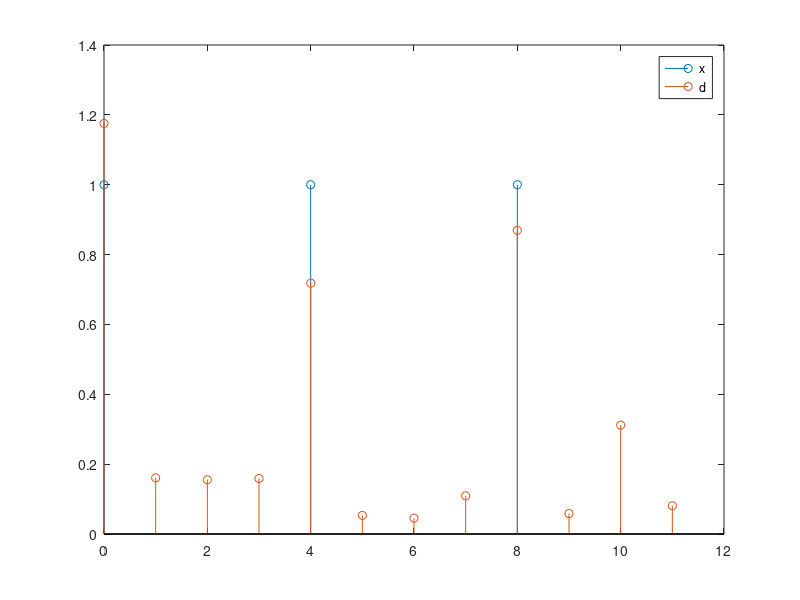
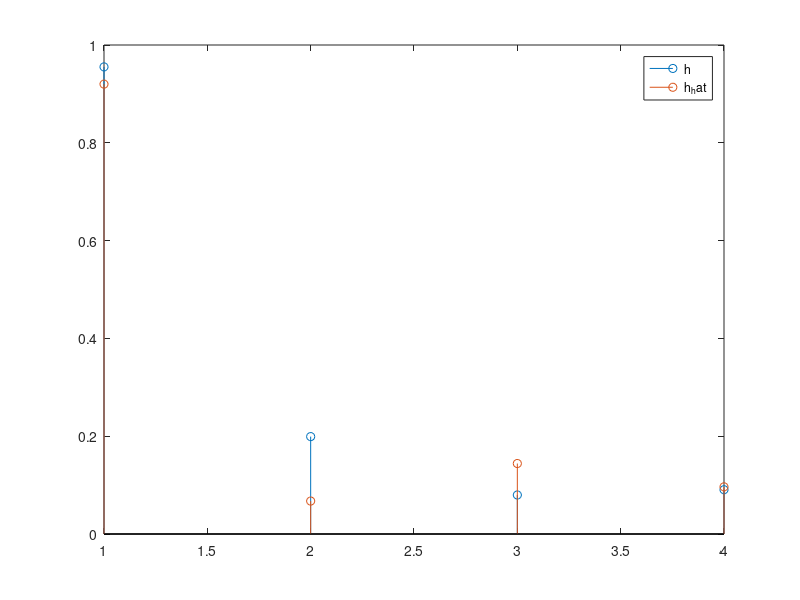

These figures' MATLAB source, in order:
%% Impulse response estimation
% We are at the receiver, we know what the sender is sending and we try to
% estimate it with the LS method (for reference, see page 244).

% Note: As the receiver, we do _not_ know neither N_h nor sigma_w

clear all
close all
clc

% To observe L samples, we need to send L+N-1 samples of the training
% sequence {x(0), ..., x((N-1)+(L-1))}
% TODO Try multiple combinations. Generally, L = 2*N
L = 3; % Length of the observation 
N = 1; % Length of the impulse response of the channel

%% Generate training sequence
% The x sequence must be a partially repeated M-L sequence of length L. We
% need it to have size L+N-1.
% this holds for L = 15
r = log2(L+1);
p = zeros(L,1);
p(1:r) = ones(1,r).'; % Set arbitrary initial condition
for l = r+1:(L)
    p(l) = xor(p(l-1), p(l-2));
end
clear l

x = [p; p(1:N-1)];
x(x == 0) = -1;

% Construct a PN object
% h = commsrc.pn('GenPoly', [4 3 0]);
% set(h, 'NumBitsOut', 1);
% set(h, 'InitialStates', ones(4,1));
% 
% mls = zeros(1,L);
% for k = 1:L
%     mls(k) = generate(h);
% end

%% Generate gi

N_h = 4; 
a_dopp = [1, -4.4153, 8.6283, -9.4592, 6.1051, -1.3542, -3.3622, 7.2390, ...
    -7.9361, 5.1221, -1.8401, 2.8706e-1];
b_dopp = [1.3651e-4, 8.1905e-4, 2.0476e-3, 2.7302e-3, 2.0476e-3, 9.0939e-4, ...
    6.7852e-4, 1.3550e-3, 1.8076e-3, 1.3550e-3, 5.3726e-4, 6.1818e-5, -7.1294e-5, ...
    -9.5058e-5, -7.1294e-5, -2.5505e-5, 1.3321e-5, 4.5186e-5, 6.0248e-5, 4.5186e-5, ...
    1.8074e-5, 3.0124e-6];
[h_dopp, t_dopp] = impz(b_dopp, a_dopp);
Tc = 1; % This is the smallest time interval we want to simulate
T = 4*Tc;   % Time sampling interval of the input of the channel
Kdb = 3; % 3 dB
K = 10^(Kdb/10);
fd = 5*10^-3/T; % doppler frequency
Tq = Tc; % Fundamental sampling time. This is the same as Tc, right???
% We stick to anastasopolous chugg paper (1997) and choose Tp such that
% fd*Tp = 0.1
tau_rms = 0.3*T;  % Tc = 1, as it is the fundamental sampling time
tau = 0:Tc:N_h-1;
Tp = 1/10 * (1/fd) * Tq; % Sampling time used for filtering the white noise
pdp_gauss = 1/tau_rms * exp(-tau/tau_rms);

C = sqrt(K/(K+1));
% normalize pdp: it must be sum(E[|gtilde_i|^2]) = 1 - C^2
pdp_gauss = pdp_gauss.*(1-C^2)/sum(pdp_gauss);

M_d = sum(pdp_gauss);

snr = 10; % db
snr_lin = 10^(snr/10);
sigma_w = 1/(T/Tc*snr);


fprintf('fd * Tp = %d \n', Tp*fd);
g_samples_needed = 200000; % Some will be dropped because of transient
w_samples_needed = ceil(g_samples_needed / Tp);
transient = ceil(g_samples_needed/4);

% Generate complex-valued Gaussian white noise with zero mean and unit
% variance
%rng('default');
g_mat = zeros(N_h, g_samples_needed - transient);
for ray = 1:N_h    
    w = wgn(w_samples_needed,1,0,'complex');
    fprintf('variance of white noise=%d \n', var(w))
    % Filter the wgn with a narrowband filter. The filter will have the
    % classical Doppler spectrum in the frequency domain, with f_d * Tc = 1.25*10^-3
    % By using the approach suggested in anastchugg97 we use an iir filter
    % with known coefficients which is the convolution of a Cheby lowpass and a shaping filter.
    % Note that it is
    % possible to initialize properly the filters, consider doing it in
    % following versions since it allows to start in steady state conditions
    % and avoid dropping about many samples (it is a very cool thing!)
    gprime = filter(b_dopp, a_dopp, w);
    fprintf('g %d after iterpolation has mean %d and variance %d  \n', ray, mean(gprime), var(gprime));
    %Gpr = fft(gprime);
    %figure, plot(20*log10(abs(Gpr)))
    
    % Interpolation
    t = 1:length(gprime);
    t_fine = Tq/Tp:Tq/Tp:length(gprime);
    
    g_fine = interp1(t, gprime, t_fine, 'spline');
    fprintf('g %d after iterpolation has mean %d and variance %d  \n', ray, mean(g_fine), var(g_fine));
    % Drop the transient
    g_mat(ray, :) = g_fine(transient+1:end);
end

% Energy scaling
for k = 1:N_h
    g_mat(k, :) = g_mat(k, :)*sqrt(pdp_gauss(k));
end

% Only for LOS component
g_mat(1, :) = g_mat(1, :) + C;

%% Generate desired signal via a polyphase implementation
d = zeros(T*length(x),1);
for k = 0:length(x)-1
    % Generate white noise
    w = wgn(4, 1, 10*log10(1/40), 'complex');
    for idx = 0:N_h-1
        d(k*T + idx*Tc + 1) = g_mat(idx+1,k*T + idx*Tc+1) * x(k+1) + w(idx+1); 
    end
end

figure, stem(0:T:(length(d)-1), abs(x)), hold on, stem(0:Tc:length(d)-1, abs(d));
legend('x', 'd');

% Using the data matrix (page 246), easier implementation
h_hat = zeros(N_h-1,1);
for idx = 0:(N_h-1)
    I = zeros(L,N);
    for column = 1:N
        I(:,column) = x(N-column+1:(N+L-column));
    end
    o = d((idx + 1):(N_h):end);
    
    Phi = I'*I;
    theta = I'*o;
    
    h_hat(idx+1) = inv(Phi) * theta.';
end
figure, stem(abs(g_mat(:,1))), hold on, stem(abs(h_hat));
legend('h', 'h_hat');

% NOTE: the training sequence is defined in T, while the channel and the
% receiver operate in Tc = T/4
% Thus it is necessary to define the polyphase realization of the system
% and perform 4 estimation problems "in parallel"

% A trivial (very bad for Benvenuto) implementation in theory would be
% d0(kT + 0Tc) = g0(kT + 0Tc)x(kT) + eventually other terms at distance 4
% d1(kT + 1Tc) = g1(kT + 1Tc)x(kT)
% d2(kT + 2Tc) = g1(kT + 2Tc)x(kT)
% d3(kT + 1Tc) = g1(kT + 3Tc)x(kT) = 0 always?

% h = rand(N,1);
% d = zeros(N+L, 1);
% w = rand(N+L, 1);
% for k = N:(N+L)
%     %d(k) 
% end


% NITER = 5000;
% for iii=1:NITER
%     for k = 0:length(x)-1
%         % Generate white noise
%         w = wgn(4, 1, 10*log10(1/40), 'complex');
%         
%         % Generate d
%         d(k*T + 1) = g_mat(1,(iii-1)*length(x)*T + k*T+1)*x(k+1) + w(1);
%         d(k*T + Tc + 1) = g_mat(2,(iii-1)*length(x)*T +k*T + Tc+1) * x(k+1) + w(2);
%         d(k*T + 2*Tc + 1) = g_mat(3,(iii-1)*length(x)*T +k*T + 2*Tc+1) * x(k+1) + w(3);
%         d(k*T + 3*Tc + 1) = w(4); %g_mat(4,k*T + 3*Tc+1) * x(k+1) + w(4);
%         
%         % Using the data matrix (page 246), easier implementation
%         I = zeros(L,N);
%         for column = 1:N
%             I(:,column) = x(N-column+1:(N+L-column));
%         end
%         o = d(N:(N+L-1));
%         
%         Phi = I'*I;
%         theta = I'*o;
%         
%         h_hat = inv(Phi) * theta;
%     end
%     davg = davg + abs(d).^2/NITER;
% end
% figure, stem(abs(davg))

% Using the data matrix (page 246), easier implementation
%         I = zeros(L,N);
%         for column = 1:N
%             I(:,column) = x(N-column+1:(N+L-column));
%         end
%         o = d(N:(N+L-1));
%         
%         Phi = I'*I;
%         theta = I'*o;
%         
%         h_hat(idx+1, k*T + idx*Tc +1) = inv(Phi) * theta;        